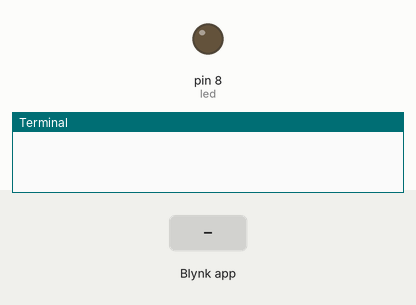
The program below on a simulated Raspberry Pi (header pin numbers). Shown: output pins drawn as LEDs (lit = HIGH), the last lines printed to the terminal. The inputs (shaded band) are chosen by the test bench.

Above: at 1.2 s.
1.3 s: Blynk app writes 1 to V1
At 2.5 s:
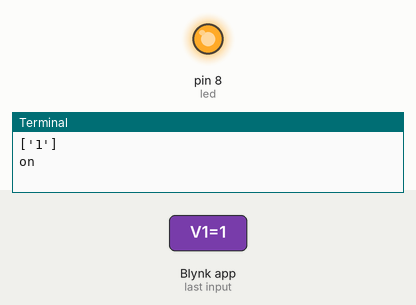
2.8 s: Blynk app writes 0 to V1
At 3.7 s:
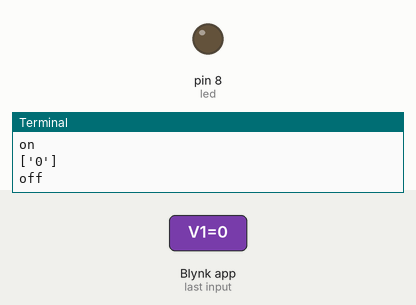
Timing chart, 0 to 5.8 s (numbered marks = the images above; inputs shaded):
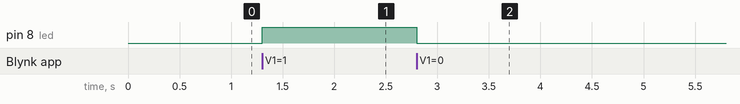

The program:

Blynk1.py
```python
import RPi.GPIO as GPIO
import blynklib
BLYNK_AUTH = '0a2e93ac0c534d038e95e38a1c0f638c'
blynk=blynklib.Blynk(BLYNK_AUTH)
GPIO.setmode(GPIO.BOARD)
led=8
GPIO.setup(led,GPIO.OUT)
@blynk.handle_event('write V1')
def read__handler(pin, value):
   print(value)
   if value==[u'1']:
      GPIO.output(led,GPIO.HIGH)
      print('on')
   elif  value ==[u'0']:
       GPIO.output(led,GPIO.LOW)
       print('off')
while 1:
   blynk.run()
```

Measured:
- after the input at 1.3 s, pin 8 (led): LOW → HIGH at once
- after the input at 2.8 s, pin 8 (led): HIGH → LOW at once
